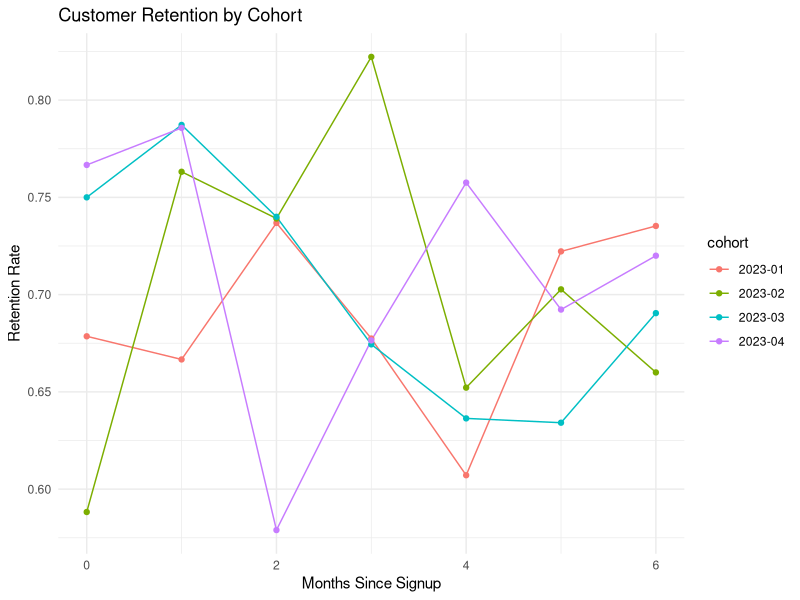
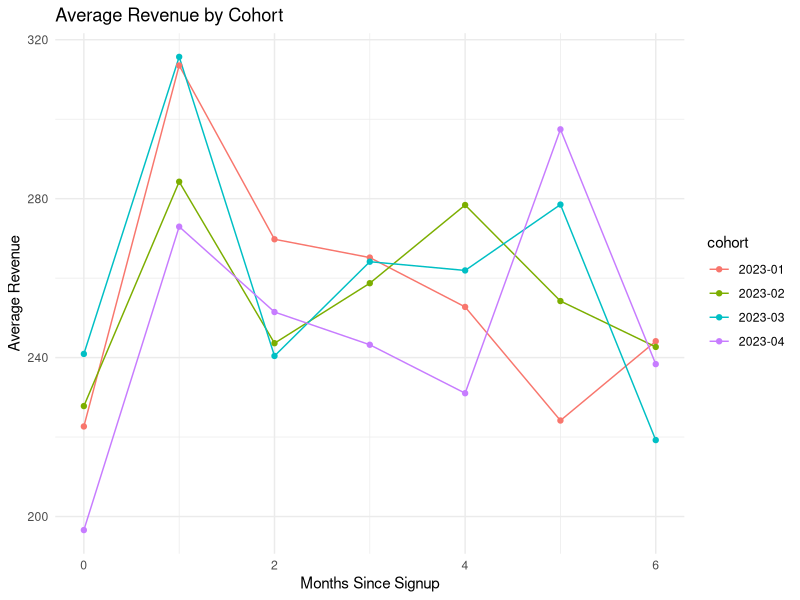
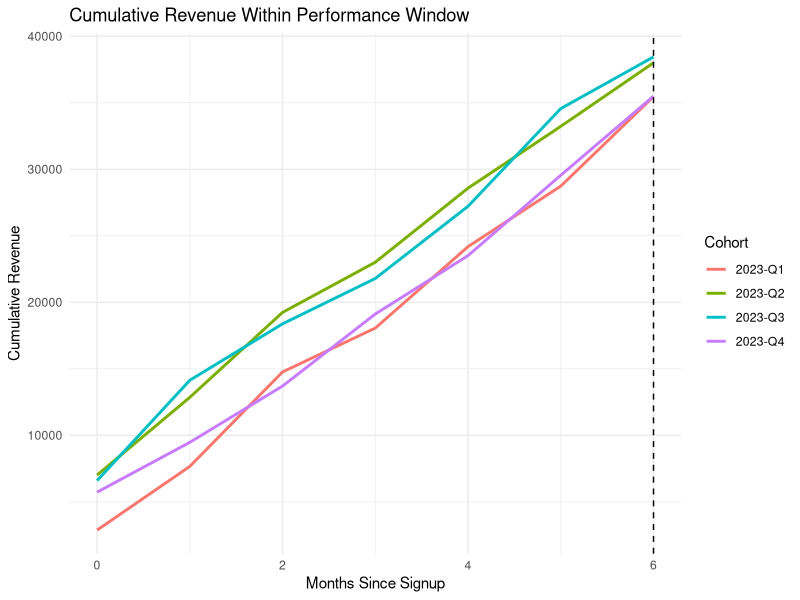

The R script that drew these images, in order:
# Load required packages
library(tidyverse)
library(lubridate)

# Create sample data (replace with your actual data)
set.seed(123)
data <- tibble(
  customer_id = 1:1000,
  cohort = sample(c("2023-01", "2023-02", "2023-03", "2023-04"), 
                  1000, replace = TRUE, prob = c(0.2, 0.3, 0.3, 0.2)),
  signup_date = as.Date(paste0(cohort, "-01")) + days(sample(0:27, 1000, replace = TRUE)),
  activity_month = signup_date %m+% months(sample(0:6, 1000, replace = TRUE)),
  revenue = round(runif(1000, 10, 500), 2),
  active = sample(c(0,1), 1000, replace = TRUE, prob = c(0.3, 0.7))
)

# Calculate vintage metrics
vintage_data <- data %>%
  mutate(months_since_signup = interval(signup_date, activity_month) %/% months(1)) %>%
  group_by(cohort, months_since_signup) %>%
  summarize(
    customers = n_distinct(customer_id),
    total_revenue = sum(revenue),
    avg_revenue = mean(revenue),
    active_customers = sum(active),
    retention_rate = active_customers / first(customers)
  ) %>%
  arrange(cohort, months_since_signup)

# View the results
print(vintage_data)

# Visualize retention by cohort
ggplot(vintage_data, aes(x = months_since_signup, y = retention_rate, 
                         color = cohort, group = cohort)) +
  geom_line() +
  geom_point() +
  labs(title = "Customer Retention by Cohort",
       x = "Months Since Signup",
       y = "Retention Rate") +
  theme_minimal()

# Visualize revenue by cohort
ggplot(vintage_data, aes(x = months_since_signup, y = avg_revenue, 
                         color = cohort, group = cohort)) +
  geom_line() +
  geom_point() +
  labs(title = "Average Revenue by Cohort",
       x = "Months Since Signup",
       y = "Average Revenue") +
  theme_minimal()



#########PERFORMANCE WINDOW USING VINTAGE ANALYSIS
library(tidyverse)
library(lubridate)


set.seed(123)
n_customers <- 1000

# First create the cohort assignments
cohort_assignments <- sample(c("2023-Q1", "2023-Q2", "2023-Q3", "2023-Q4"), 
                             n_customers, replace = TRUE)

# Then create the data frame
data <- tibble(
  customer_id = 1:n_customers,
  cohort = sample(c("2023-Q1", "2023-Q2", "2023-Q3", "2023-Q4"), 
                  n_customers, replace = TRUE)
) %>%
  group_by(cohort) %>%
  mutate(
    signup_date = case_when(
      cohort == "2023-Q1" ~ as.Date("2023-01-01") + days(sample(0:89, n(), replace = TRUE)),
      cohort == "2023-Q2" ~ as.Date("2023-04-01") + days(sample(0:89, n(), replace = TRUE)),
      cohort == "2023-Q3" ~ as.Date("2023-07-01") + days(sample(0:89, n(), replace = TRUE)),
      cohort == "2023-Q4" ~ as.Date("2023-10-01") + days(sample(0:89, n(), replace = TRUE))
    )
  ) %>%
  ungroup() %>%
  mutate(
    activity_date = signup_date + days(sample(0:365, n(), replace = TRUE)),
    revenue = ifelse(activity_date >= signup_date, round(runif(n(), 10, 500), 2), 0)
  )
## fixed window approach
window_length <- 6 # months

vintage_fixed_window <- data %>%
  mutate(
    months_since_signup = interval(signup_date, activity_date) %/% months(1)
  ) %>%
  filter(months_since_signup <= window_length) %>%
  group_by(cohort, months_since_signup) %>%
  summarize(
    active_customers = n_distinct(customer_id),
    total_revenue = sum(revenue),
    .groups = "drop"
  )

## Analyzing window performance
# Calculate cumulative metrics within window
window_analysis <- vintage_fixed_window %>%
  group_by(cohort) %>%
  arrange(months_since_signup) %>%
  mutate(
    cum_revenue = cumsum(total_revenue),
    retention_rate = active_customers / first(active_customers)
  ) %>%
  ungroup()

# Visualize window performance
ggplot(window_analysis, aes(x = months_since_signup, y = cum_revenue, color = cohort)) +
  geom_line(linewidth = 1) +
  geom_vline(xintercept = window_length, linetype = "dashed") +
  labs(title = "Cumulative Revenue Within Performance Window",
       x = "Months Since Signup",
       y = "Cumulative Revenue",
       color = "Cohort") +
  theme_minimal()

## Choosing Optimal Window Length
# Test different window lengths
window_lengths <- 3:12
window_results <- map_df(window_lengths, ~{
  data %>%
    mutate(months_since_signup = interval(signup_date, activity_date) %/% months(1)) %>%
    filter(months_since_signup <= .x) %>%
    group_by(cohort) %>%
    summarize(
      window_length = .x,
      total_revenue = sum(revenue),
      avg_revenue_per_customer = sum(revenue)/n_distinct(customer_id),
      .groups = "drop"
    )
})

# Find inflection point where returns diminish
optimal_window <- window_results %>%
  group_by(window_length) %>%
  summarize(avg_revenue = mean(total_revenue)) %>%
  mutate(revenue_growth = avg_revenue - lag(avg_revenue)) %>%
  filter(revenue_growth < 0.1 * avg_revenue) %>% # When growth slows to <10%
  slice(1) %>%
  pull(window_length)

